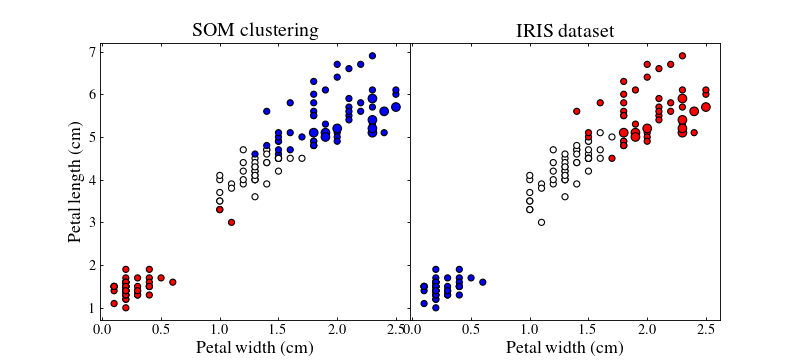

The script that drew this image:
import matplotlib.pyplot   as     plt
from   matplotlib.colors   import TwoSlopeNorm
from   matplotlib.gridspec import GridSpec
from   matplotlib          import rc
import matplotlib          as     mpl

from   SOMptimised         import SOM
import pandas

table      = pandas.read_csv('../../examples/iris_dataset/iris_dataset.csv')
target     = table['target']
swidth     = table['sepal width (cm)']
table      = table[['petal length (cm)', 'petal width (cm)', 'sepal length (cm)']]
data       = table.to_numpy()

data_train = data[:-10]
data_test  = data[-10:]

nf  = data_train.shape[1] # Number of features
som = SOM(m=1, n=3, dim=nf, lr=1, sigma=1, max_iter=1e4, random_state=None)
som.fit(data_train, epochs=1, shuffle=True)

pred_train = som.train_bmus_
pred_test  = som.predict(data_test)

norm = TwoSlopeNorm(1, vmin=0, vmax=2)

rc('font', **{'family': 'serif', 'serif': ['Times']})
rc('text', usetex=True)
mpl.rcParams['text.latex.preamble'] = r'\usepackage{newtxmath}'

f   = plt.figure(figsize=(10, 4.5))
gs  = GridSpec(1, 2, wspace=0)
ax1 = f.add_subplot(gs[0])
ax2 = f.add_subplot(gs[1])

for ax in [ax1, ax2]:
    ax.yaxis.set_ticks_position('both')
    ax.xaxis.set_ticks_position('both')
    ax.tick_params(axis='x', which='both', direction='in', labelsize=13, length=3)
    ax.tick_params(axis='y', which='both', direction='in', labelsize=13, length=3)
    ax.set_xlabel('Petal width (cm)', size=16)

ax1.scatter(data_train[:, 1], data_train[:, 0], c=pred_train, cmap='bwr', ec='k', norm=norm, marker='o', s=30)
ax1.scatter(data_test[:, 1],  data_test[:, 0],  c=pred_test,  cmap='bwr', ec='k', marker='o', norm=norm, s=60)
ax1.set_ylabel('Petal length (cm)', size=16)

target                              = target.to_numpy()
target[target == 'Iris-setosa']     = 0
target[target == 'Iris-versicolor'] = 1
target[target == 'Iris-virginica']  = 2

ax2.scatter(data_train[:, 1], data_train[:, 0], c=target[:-10], cmap='bwr', ec='k', norm=norm, marker='o', s=30)
ax2.scatter(data_test[:, 1],  data_test[:, 0],  c=target[-10:],  cmap='bwr', ec='k', marker='o', norm=norm, s=60)
ax2.set_yticks([0.2])
ax2.set_yticklabels([])

ax1.set_title('SOM clustering', size=18)
ax2.set_title('IRIS dataset', size=18)

plt.show()
